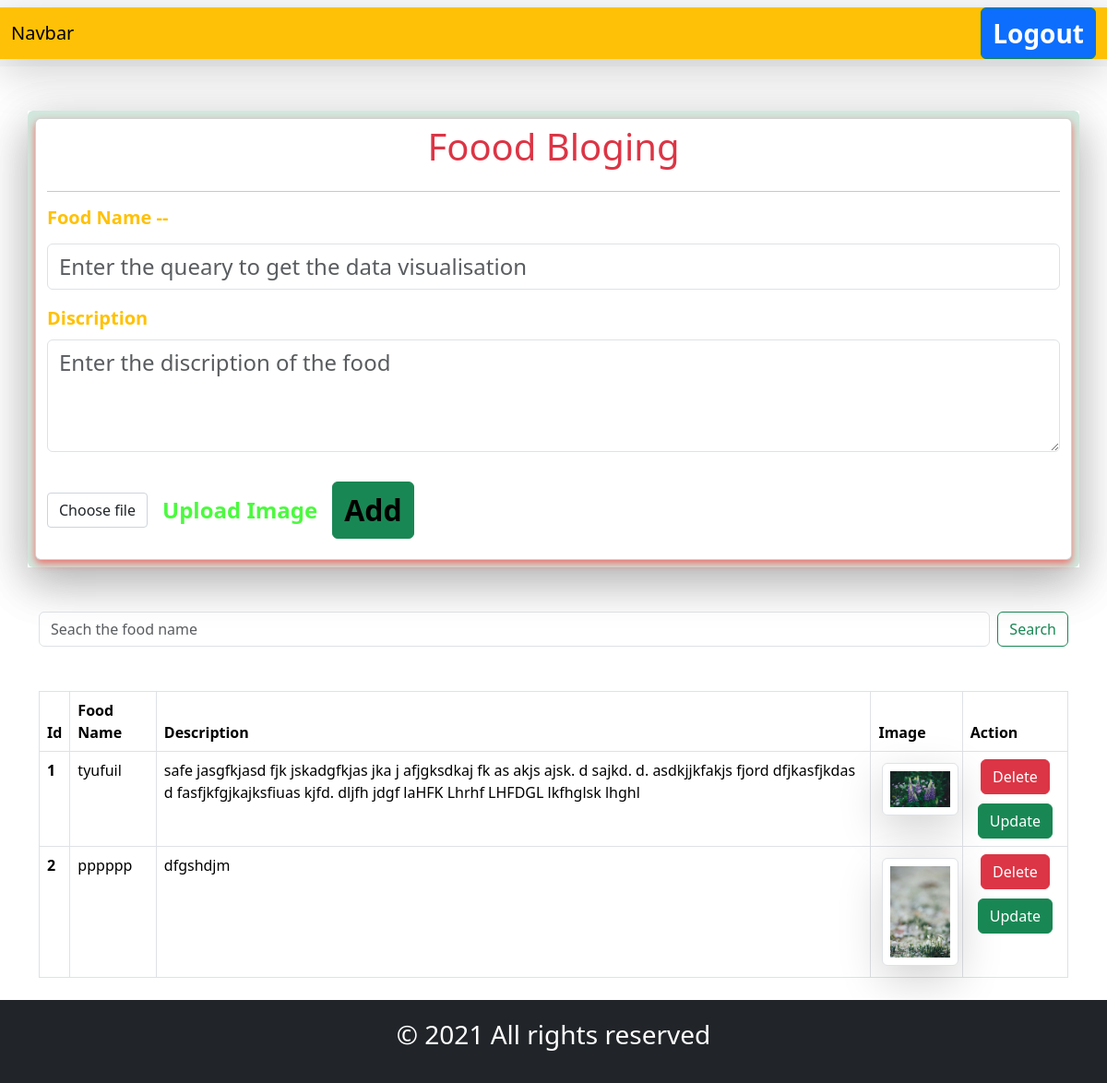
Page /foodreview/ (signed in) on the committed database.
### food/models.py (models this page shows, shortened)
class Fooddata(models.Model):
    User = models.ForeignKey(User, on_delete=models.SET_NULL, null=True, blank=True)
    foodname = models.CharField(max_length=100)
    description = models.TextField()
    image = models.ImageField()

### food/views.py (the view, shortened to what this page needs)
# urls.py: path('foodreview/', foodreview, name='foodreview'),
@login_required(login_url='/login/')
def foodreview(request):
    data = Fooddata.objects.all()
    if request.GET.get('search'):
        data = Fooddata.objects.filter(foodname__icontains=request.GET.get('search'))
    return render(request, 'foodreview.html', {'fooddata':data})

### food/templates/foodreview.html (shortened to what this page needs)
{% extends 'samecode.html' %} {% block start %}
<div class="container mt-5 shadow-lg">
    <div class="row justify-content-center card-3d shadow-lg">
        <div class="col-md-12 card-3d-linner p-2 bg-success-subtle rounded">
            <form
                class="form-control card box-shadow shadow-custom-red"
                method="post"
                enctype="multipart/form-data"
            >
                <h1 class="text-center ustyfy-content-center text-danger">
                    Foood Bloging
                </h1>
                <hr />
                <div class="mb-3 form-group">
                    <label for="queary" class="form-label"
                        ><h5 class="fs-5 text-warning fw-bold">
                            Food Name --
                        </h5></label
                    >
                    <input
                        type="text"
                        class="form-control fs-4 text-primary-emphasis"
                        id="queary"
                        name="quearytext"
                        rows="2"
                        placeholder="Enter the queary to get the data visualisation"
                        required
                    />
                </div>
                <div class="mb-3 form-group">
                    <label
                        for="discription"
                        name="discription"
                        class="form-label fs-5 text-warning fw-bold"
                        >Discription</label
                    >
                    <textarea
                        class="form-control fs-4 text-primary-emphasis"
                        id="discriptionfood"
                        name="discription"
                        rows="3"
                        placeholder="Enter the discription of the food"
                        required
                    ></textarea>
                </div>
                <div class="form-group custom-file-container d-flex">
                    <label for="fileInput" class="custom-file-label"
                        >Choose file</label
                    >
                    <span class="file-name">Upload Image</span>
                    <button
                        type="submit"
                        class="btn btn-success m-3 fs-2 text-black fw-bold justify-content-end"
                    >
                        Add
                    </button>
                </div>
            </form>
        </div>
    </div>
</div>
<div class="container ml-5">
<form class="d-flex justify-content-center mt-5">
    <input
        class="form-control me-2"
        type="search"
        placeholder="Seach the food name"
        aria-label="Search"
        name="search"
    />
    <button class="btn btn-outline-success" type="submit">Search</button>
</div>
<div class="container mt-5">
    <table class="table table-bordered">
        <thead>
            <tr>
                <th scope="col">Id</th>
                <th scope="col">Food Name</th>
                <th scope="col">Description</th>
                <th scope="col">Image</th>
                <th scope="col">Action</th>
            </tr>
        </thead>
        <tbody>
            {% for aboutfood in fooddata %}
            <tr>
                <th scope="row">{{ forloop.counter }}</th>
                <td>{{ aboutfood.foodname }}</td>
                <td>{{ aboutfood.description }}</td>
                <td>
                    <img
                        src="/images/{{ aboutfood.image }}"
                        alt="food image"
                        class="img-thumbnail p-2 shadow-lg rounded m-1"
                        width="100"
                        height="100"
                    />
                </td>
                <th>
                    <div class="center-buttons">
                        <a
                            href="/delete/{{ aboutfood.id }}"
                            class="btn btn-danger mx-2"
                            >Delete</a
                        >
                        <a
                            href="/update/{{aboutfood.id}}"
                            class="btn btn-success mx-2"
                            >Update</a
                        >
                    </div>
                </th>
            </tr>
            {% endfor %}
        </tbody>
    </table>
</div>
{% endblock %}

### static/css/style.css (style rules this page uses)
.card-3d { perspective: 1000px; }
.shadow-custom-red { box-shadow: 0 4px 8px rgba(255, 0, 0, 0.5); }
textarea::placeholder { color: #78f0ec; }
.custom-file-label { border: 1px solid #ced4da; padding: 0.375rem 0.75rem; border-radius: 0.25rem; cursor: pointer; display: inline-block; text-align: center; }
.custom-file-container { display: flex; align-items: center; }
.file-name { margin-left: 1rem; font-style: inherit; font-size: 1.5rem; font-weight: 600; font-smooth: auto; text-align: center; color: #4bfa3e; }
.center-buttons { display: flex; flex-direction: column; align-items: center; gap: 10px; }

### food/templates/foodreview.html (style rules this page uses)
.center-buttons { display: flex; flex-direction: column; align-items: center; gap: 10px; }

### rows in the picture
Fooddata: foodname "tyufuil", description "safe jasgfkjasd fjk jskadgfkjas jka j afjgksdkaj fk as akjs ajsk. d sajkd. d. asdkjjkfakjs fjord dfjkasfjkdas d fasfjkfgjkajksfiuas kjfd. dljfh jdgf laHFK Lhrhf LHFDGL lkfhglsk lhghl", image (picture)
Fooddata: foodname "pppppp", description "dfgshdjm", image (picture)
